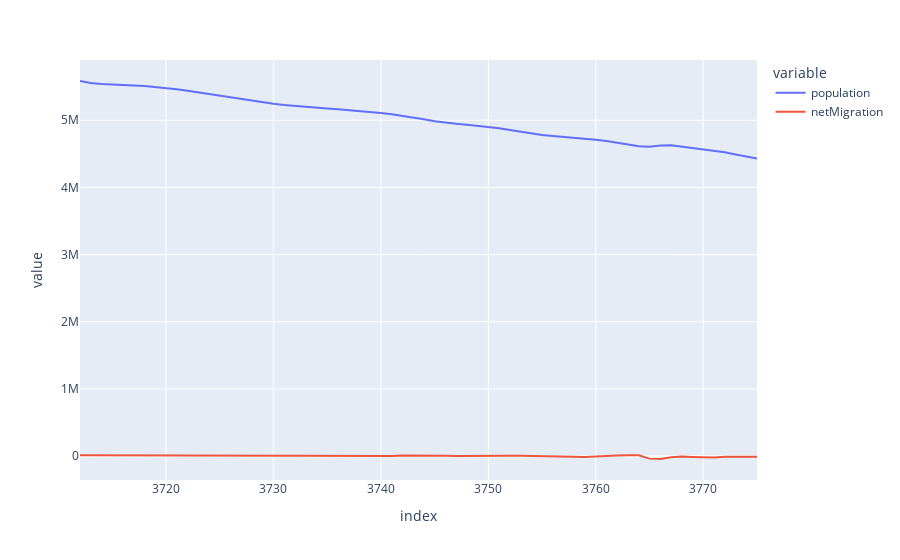

Notebook code for this chart:
### Code cell
df.loc[tf, ['population', 'netMigration']].plot()
